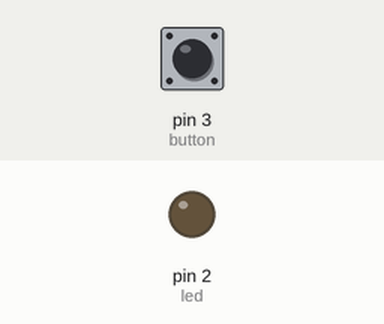
Recording of a sketch running on a simulated Arduino Uno, built with avr-gcc and run on an emulated ATmega328P. Shown: output pins drawn as LEDs (lit = HIGH). Inputs (shaded band) come from the test bench; at power-on: pin 3 (button) LOW.

Above: at 1.2 s.
1.3 s: pin 3 (button) pulled HIGH for 0.15 s
At 1.37 s:
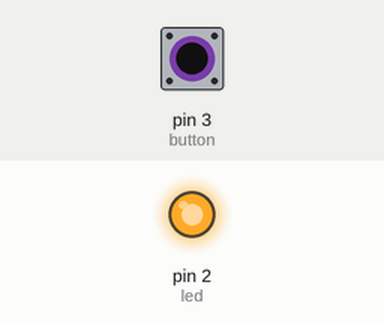
2.9 s: pin 3 (button) pulled HIGH for 3.2 s
At 6.4 s:
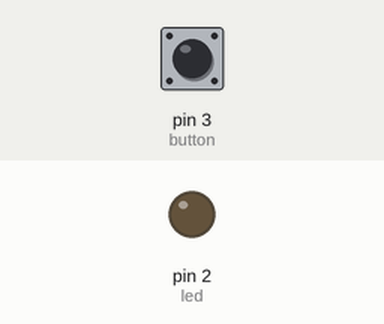
Timing chart, 0 to 7.9 s (numbered marks = the images above; inputs shaded):
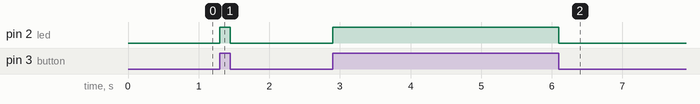

The sketch:

button_noToggle.ino
```cpp
int current;
const byte led = 2;
const byte button = 3;


void setup()
{
  Serial.begin(9600);
  pinMode(button, INPUT);
  pinMode(led, OUTPUT);
}

void loop()
{
  int current = digitalRead(button);
  if(current == 1){
    digitalWrite(led,HIGH);
  }
  else{
    digitalWrite(led,LOW);
  }
}
```

Measured:
- after the input at 1.3 s, pin 2 (led): LOW → HIGH at once, → LOW 0.15 s later
- after the input at 2.9 s, pin 2 (led): LOW → HIGH at once, → LOW 3.2 s later
